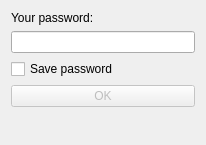
<ui version="4.0" >
 <class>passwordDialogClass</class>
 <widget class="QDialog" name="passwordDialogClass" >
  <property name="geometry" >
   <rect>
    <x>0</x>
    <y>0</y>
    <width>206</width>
    <height>145</height>
   </rect>
  </property>
  <property name="windowTitle" >
   <string>Enter your password</string>
  </property>
  <layout class="QVBoxLayout" name="verticalLayout" >
   <item>
    <widget class="QLabel" name="passwordLabel" >
     <property name="text" >
      <string>Your password:</string>
     </property>
    </widget>
   </item>
   <item>
    <widget class="QLineEdit" name="passwordEdit" >
     <property name="maxLength" >
      <number>16</number>
     </property>
     <property name="echoMode" >
      <enum>QLineEdit::Password</enum>
     </property>
    </widget>
   </item>
   <item>
    <widget class="QCheckBox" name="saveBox" >
     <property name="text" >
      <string>Save password</string>
     </property>
    </widget>
   </item>
   <item>
    <widget class="QPushButton" name="saveButton" >
     <property name="enabled" >
      <bool>false</bool>
     </property>
     <property name="text" >
      <string>OK</string>
     </property>
     <property name="icon" >
      <iconset resource="../../qutim.qrc" >
       <normaloff>:/icons/crystal_project/apply.png</normaloff>:/icons/crystal_project/apply.png</iconset>
     </property>
    </widget>
   </item>
   <item>
    <spacer name="verticalSpacer" >
     <property name="orientation" >
      <enum>Qt::Vertical</enum>
     </property>
     <property name="sizeHint" stdset="0" >
      <size>
       <width>20</width>
       <height>40</height>
      </size>
     </property>
    </spacer>
   </item>
  </layout>
 </widget>
 <layoutdefault spacing="6" margin="11" />
 <resources>
  <include location="../../qutim.qrc" />
  <include location="../../../qutim.qrc" />
 </resources>
 <connections>
  <connection>
   <sender>saveButton</sender>
   <signal>clicked()</signal>
   <receiver>passwordDialogClass</receiver>
   <slot>accept()</slot>
   <hints>
    <hint type="sourcelabel" >
     <x>254</x>
     <y>54</y>
    </hint>
    <hint type="destinationlabel" >
     <x>273</x>
     <y>40</y>
    </hint>
   </hints>
  </connection>
 </connections>
</ui>
